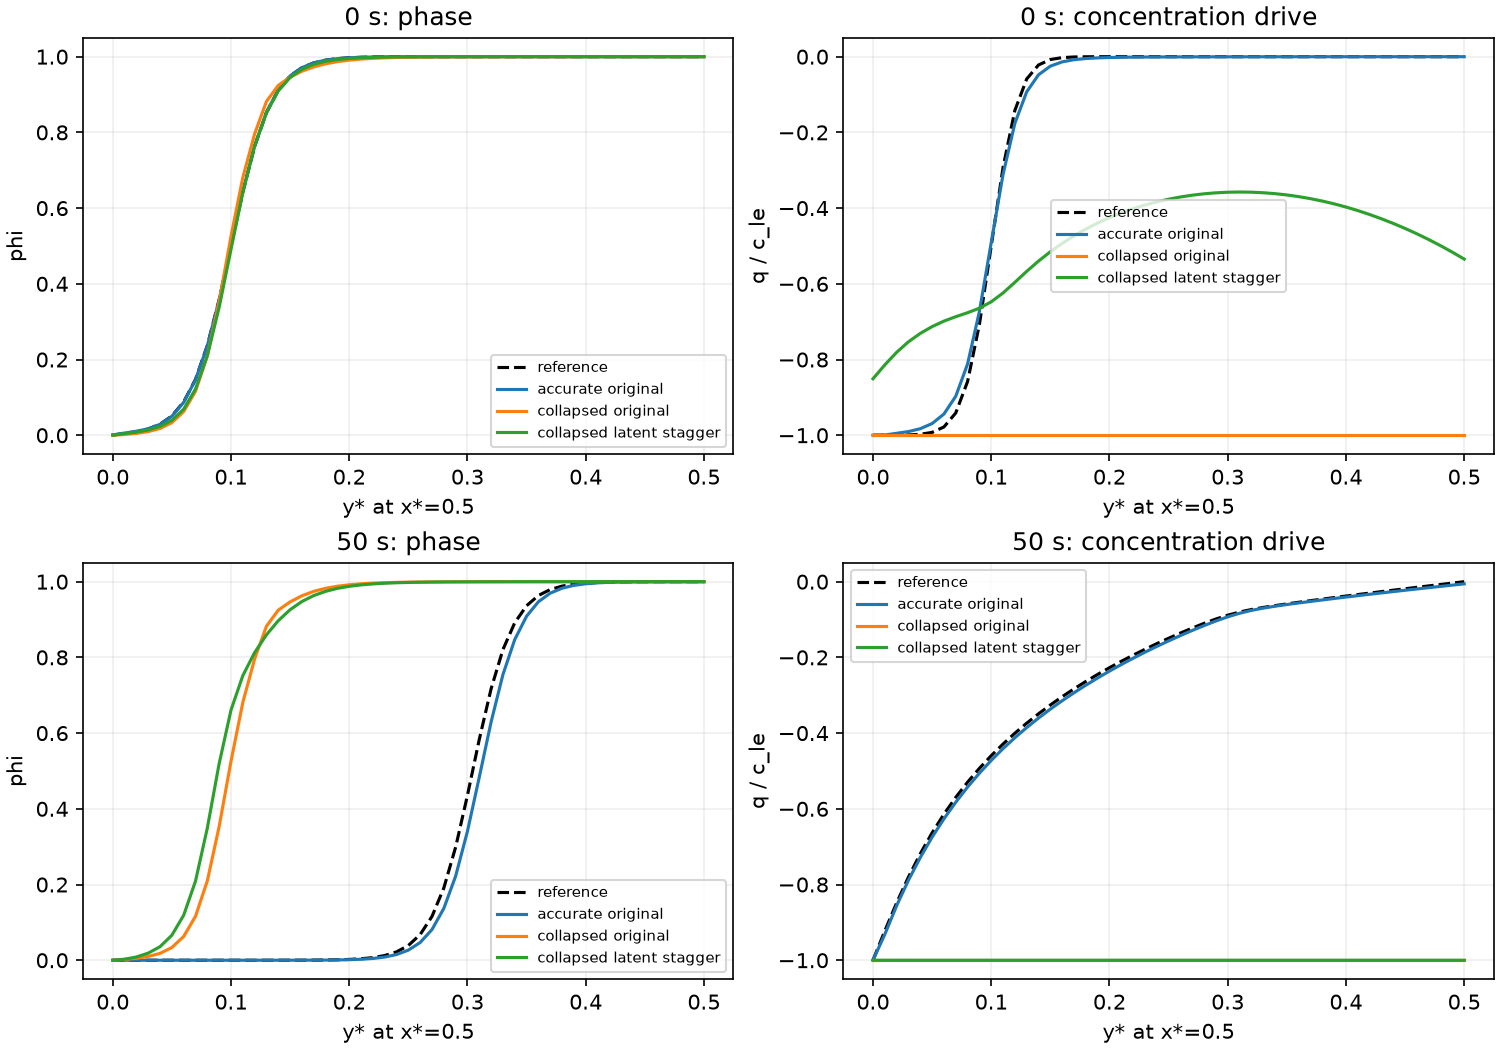

Write Python code to recreate this figure.
"""Read-only CPU boundary/initial-drive and frozen BC sensitivity audit."""
import json
from pathlib import Path
import equinox as eqx
import jax
import jax.numpy as jnp
import matplotlib
matplotlib.use('Agg')
import matplotlib.pyplot as plt
from ml_collections import ConfigDict
import numpy as np
from scipy import sparse
from examples.corrosion2d.residual_experiment import build_model, boundary_values, initial_fields, load_reference
from examples.corrosion2d.train import _bc_info

ROOT = Path('/root/autodl-tmp/tf-logs/corrosion2d')
RUNS = {
    'accurate original': ROOT/'20261025-residual-phase-control-seed42',
    'collapsed original': ROOT/'20261025-stagger0-every25-phase-mapkks-ac1e-07-ch1.0-seed42',
    'collapsed latent stagger': ROOT/'20261025-stagger1000-every25-latent-mapkks-ac1e-07-ch1.0-seed42',
}


def h(p):
    return 3*p**2-2*p**3


def rms(a):
    return float(np.sqrt(np.mean(a*a)))


def stats(a):
    return {'rms': rms(a), 'max_abs': float(np.max(np.abs(a))),
            'min': float(a.min()), 'max': float(a.max())}


def main():
    if jax.default_backend() != 'cpu':
        raise ValueError('Set JAX_PLATFORMS=cpu')
    data = {'scope': 'Saved checkpoints, split BC/IC/drive metrics; frozen clamps are not training', 'runs': {}}
    profiles = {}
    for label, run in RUNS.items():
        cfg=ConfigDict(json.loads((run/'config.json').read_text()))
        ref=load_reference(cfg)
        dc,cle=cfg.physical.c_se-cfg.physical.c_le,cfg.physical.c_le
        points=np.stack([ref['X'].ravel(),ref['Y'].ravel()],axis=-1)
        zero,one,_=boundary_values(cfg,points);free=~(zero|one)
        row,col,weight=(ref[k] for k in ('graph_row','graph_col','graph_weight'))
        n=len(points)
        matrix=sparse.diags(np.bincount(row,weights=weight,minlength=n))-sparse.csr_matrix((weight,(row,col)),shape=(n,n))
        np.testing.assert_allclose(matrix@np.ones(n),0,atol=1e-8)
        targetphi,targetc=ref['phi'].reshape(21,n),ref['c'].reshape(21,n)
        targetq=targetc-dc*h(targetphi)-cle
        analytic=initial_fields(cfg,points).astype(np.float64)
        qic=analytic[:,1]-dc*h(analytic[:,0])-cle
        # FP32 analytic IC values are checked with their actual construction tolerance.
        np.testing.assert_allclose(qic,cle*(h(analytic[:,0])-1),atol=3e-7,rtol=0)
        np.testing.assert_allclose(targetq[:,zero],-cle,atol=1e-14)
        np.testing.assert_allclose(targetq[:,one],0,atol=1e-14)
        arc=(targetphi[0]>.05)&(targetphi[0]<.95)&free
        pit,solid=_bc_info(cfg.pits.entries,cfg.sample.N_bc_dir,cfg.sample.N_bc_solid)
        allpoints=jnp.asarray(np.concatenate([points,np.asarray(pit),np.asarray(solid)]),dtype=jnp.float32)
        times=jnp.asarray(ref['time'][[0,1,-1]],dtype=jnp.float32)
        @eqx.filter_jit
        def evaluate(net):
            raw=jax.vmap(lambda t:jax.vmap(net.net,in_axes=(0,None))(allpoints,t))(times)
            return raw,net.constraint(raw)
        key=jax.random.split(jax.random.PRNGKey(cfg.train.seed))[0]
        records={}
        for step in (1000,5000):
            path=run/f'ckpt_{step:06d}.eqx'
            net=eqx.tree_deserialise_leaves(path,build_model(cfg,key))
            raw,physical=(np.asarray(v) for v in evaluate(net))
            phi=physical[...,0].astype(np.float64);c=physical[...,1].astype(np.float64)
            cl=cle*.5*(1+np.tanh(raw[...,1].astype(np.float64)))
            q=cl-cle
            # Stable raw q agrees with direct physical reconstruction within FP32 roundoff.
            np.testing.assert_allclose(c-dc*h(phi)-cle,q,atol=5e-7,rtol=0)
            boundary={}
            for name,idx,targetp,targetconc,targetqbc in (
                ('pit_grid',np.flatnonzero(zero),0.,0.,-cle),
                ('solid_grid',np.flatnonzero(one),1.,1.,0.),
                ('pit_sample',np.arange(n,n+len(pit)),0.,0.,-cle),
                ('solid_sample',np.arange(n+len(pit),len(allpoints)),1.,1.,0.)):
                boundary[name]={'phi_error':stats(phi[:,idx]-targetp),
                                'c_error':stats(c[:,idx]-targetconc),
                                'q_error_over_c_le':stats((q[:,idx]-targetqbc)/cle),
                                'cL_over_c_le':stats(cl[:,idx]/cle)}
            dq=np.stack([matrix@v for v in q[:,:n]])
            targetdq=np.stack([matrix@v for v in targetq[[0,1,-1]]])
            pertime={}
            for it,(ts,jref) in enumerate(zip((0.,2.5,50.),(0,1,20))):
                pertime[str(ts)]={
                    'q_error_rms_over_c_le_free':rms((q[it,:n]-targetq[jref])[free])/cle,
                    'Dq_reference_rms_free':rms(targetdq[it,free]),
                    'Dq_prediction_rms_free':rms(dq[it,free]),
                    'Dq_error_relative_l2_free':float(np.linalg.norm((dq[it]-targetdq[it])[free])/np.linalg.norm(targetdq[it,free])),
                    'q_range_free':[float(q[it,:n][free].min()),float(q[it,:n][free].max())]}
            initial={'phi_error_rms_arc':rms((phi[0,:n]-targetphi[0])[arc]),
                     'c_error_rms_arc':rms((c[0,:n]-targetc[0])[arc]),
                     'q_error_rms_over_c_le_arc':rms((q[0,:n]-targetq[0])[arc])/cle,
                     'Dq_error_relative_l2_arc':float(np.linalg.norm((dq[0]-targetdq[0])[arc])/np.linalg.norm(targetdq[0,arc])),
                     'q_reference_range_arc':[float(targetq[0,arc].min()),float(targetq[0,arc].max())],
                     'q_prediction_range_arc':[float(q[0,:n][arc].min()),float(q[0,:n][arc].max())]}
            clamp={}
            for name,mask in (('pit_only',zero),('solid_only',one),('both',zero|one)):
                qc=q[0,:n].copy();qc[mask]=targetq[0,mask]
                action=matrix@qc
                clamp[name]={'change_Dq_rms_free':rms((action-dq[0])[free]),
                             'change_Dq_rms_initial_arc':rms((action-dq[0])[arc]),
                             'Dq_error_relative_l2_free':float(np.linalg.norm((action-targetdq[0])[free])/np.linalg.norm(targetdq[0,free])),
                             'Dq_error_relative_l2_initial_arc':float(np.linalg.norm((action-targetdq[0])[arc])/np.linalg.norm(targetdq[0,arc]))}
            records[str(step)]={'checkpoint':str(path),'boundary_all_three_times':boundary,
                               'physical_time_seconds':pertime,'initial_interface':initial,'frozen_q_boundary_clamp_at_t0':clamp}
            if step==5000:profiles[label]={'phi':phi[:,:n].reshape(3,*ref['X'].shape),
                                         'q':q[:,:n].reshape(3,*ref['X'].shape)}
        analytic_pit=initial_fields(cfg,np.asarray(pit)).astype(np.float64)
        data['runs'][label]={'path':str(run),'c_le':cle,'initial_arc_nodes':int(arc.sum()),
                            'analytic_ic_at_pit_samples_despite_zero_BC':{'phi':stats(analytic_pit[:,0]),'c':stats(analytic_pit[:,1])},
                            'checkpoints':records}
        b=records['5000']['boundary_all_three_times']
        print(label,'pit c max',b['pit_sample']['c_error']['max_abs'],'solid c max',b['solid_sample']['c_error']['max_abs'],
              'initial arc q RMSE/cle',records['5000']['initial_interface']['q_error_rms_over_c_le_arc'],flush=True)
    # Reference at final loop is identical across runs (validated by each loader).
    fig,axes=plt.subplots(2,2,figsize=(10,7),constrained_layout=True)
    ix=int(np.argmin(abs(ref['X'][0]-.5)));y=ref['Y'][:,ix]
    for row,(it,jref,title) in enumerate(((0,0,'0 s'),(2,20,'50 s'))):
        axes[row,0].plot(y,ref['phi'][jref,:,ix],'k--',label='reference')
        axes[row,1].plot(y,targetq[jref].reshape(ref['X'].shape)[:,ix]/cle,'k--',label='reference')
        for label,profile in profiles.items():
            axes[row,0].plot(y,profile['phi'][it,:,ix],label=label)
            axes[row,1].plot(y,profile['q'][it,:,ix]/cle,label=label)
        axes[row,0].set(title=f'{title}: phase',ylabel='phi',xlabel='y* at x*=0.5')
        axes[row,1].set(title=f'{title}: concentration drive',ylabel='q / c_le',xlabel='y* at x*=0.5')
        for ax in axes[row]:ax.grid(alpha=.2);ax.legend(fontsize=7)
    out=Path(__file__)
    out.with_suffix('.json').write_text(json.dumps(data,indent=2)+'\n')
    fig.savefig(out.with_suffix('.png'),dpi=150);plt.close(fig)

if __name__=='__main__':main()
